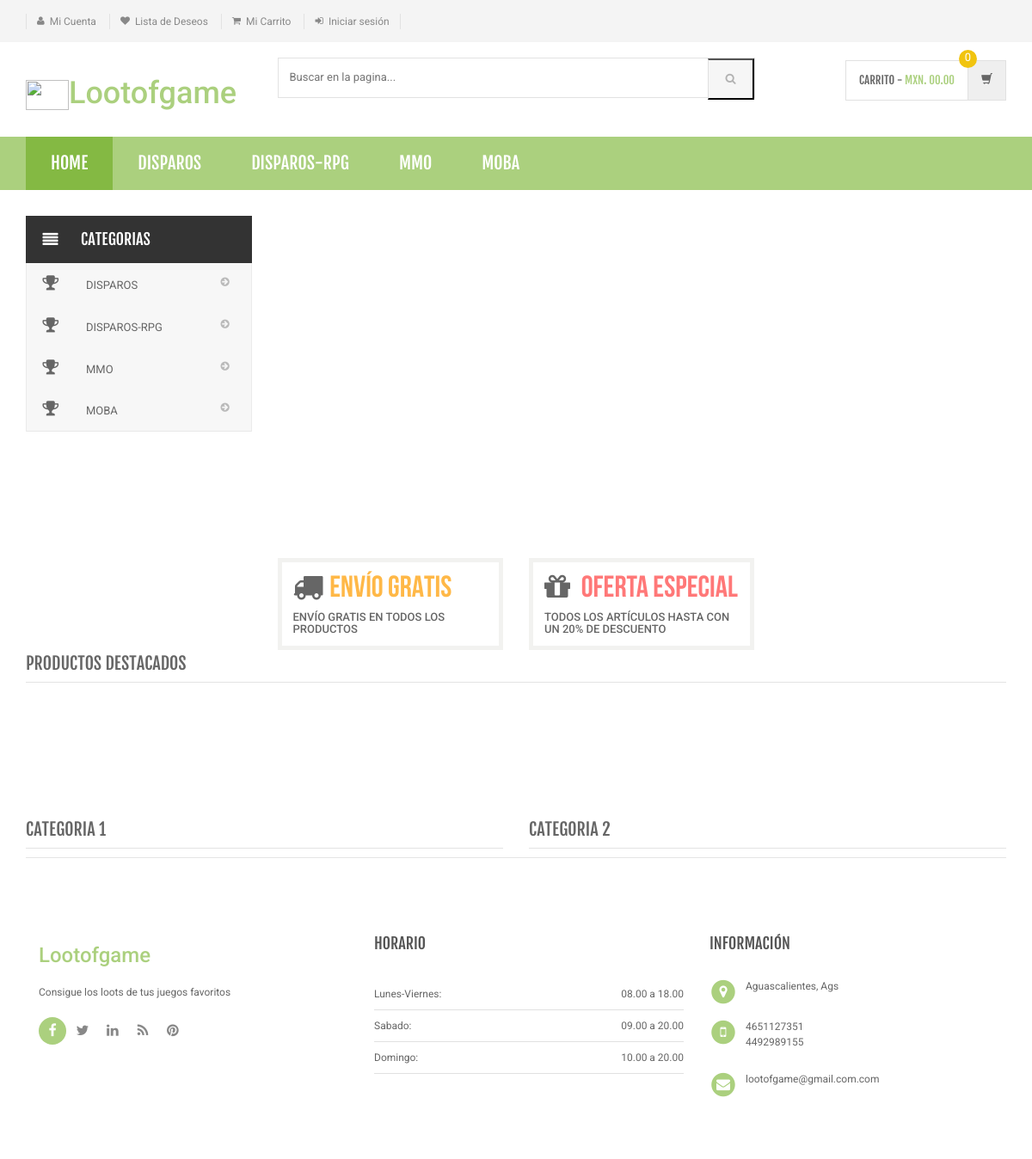
The page / on the database its author committed.
### tables this page shows
CREATE TABLE `categoria` (
  `id` int(11) NOT NULL,
  `categoryName` varchar(255) DEFAULT NULL,
  `categoryDescription` longtext DEFAULT NULL,
  `creationDate` timestamp NOT NULL DEFAULT current_timestamp(),
  `updationDate` varchar(255) DEFAULT NULL
);

### index.php (the view, shortened to what this page needs)
<?php
include('includes/config.php');
?>
<!DOCTYPE html>
<html lang="es">
	<head>
	    <link rel="stylesheet" href="assets/css/bootstrap.min.css">
	    <link rel="stylesheet" href="assets/css/main.css">
	    <link rel="stylesheet" href="assets/css/green.css">
	    <link rel="stylesheet" href="assets/css/owl.carousel.css">
		<link rel="stylesheet" href="assets/css/owl.transitions.css">
		<link href="assets/css/lightbox.css" rel="stylesheet">
		<link rel="stylesheet" href="assets/css/animate.min.css">
		<link rel="stylesheet" href="assets/css/rateit.css">
		<link rel="stylesheet" href="assets/css/bootstrap-select.min.css">
		<link rel="stylesheet" href="assets/css/config.css">
		<link href="assets/css/green.css" rel="alternate stylesheet" title="Green color">
		<link href="assets/css/blue.css" rel="alternate stylesheet" title="Blue color">
		<link href="assets/css/red.css" rel="alternate stylesheet" title="Red color">
		<link href="assets/css/orange.css" rel="alternate stylesheet" title="Orange color">
		<link href="assets/css/dark-green.css" rel="alternate stylesheet" title="Darkgreen color">
		<link rel="stylesheet" href="assets/css/font-awesome.min.css">
	</head>
    <body class="cnt-home">
<header class="header-style-1">
<?php include('includes/top-header.php');?>
<?php include('includes/main-header.php');?>
<?php include('includes/menu-bar.php');?>
</header>
<div class="body-content outer-top-xs" id="top-banner-and-menu">
	<div class="container">
		<div class="furniture-container homepage-container">
		<div class="row">
			<div class="col-xs-12 col-sm-12 col-md-3 sidebar">
	<?php include('includes/side-menu.php');?>
			</div>
			<div class="col-xs-12 col-sm-12 col-md-9 homebanner-holder">
<div id="hero" class="homepage-slider3">
</div>
<div class="info-boxes wow fadeInUp">
	<div class="info-boxes-inner">
		<div class="row">
			<div class="hidden-md col-sm-4 col-lg-4">
				<div class="info-box">
					<div class="row">
						<div class="col-xs-2">
							<i class="icon fa fa-truck"></i>
						</div>
						<div class="col-xs-10">
							<h4 class="info-box-heading orange">ENVÍO GRATIS</h4>
						</div>
					</div>
					<h6 class="text">envío gratis en todos los productos</h6>
				</div>
			</div>
			<div class="col-md-6 col-sm-4 col-lg-4">
				<div class="info-box">
					<div class="row">
						<div class="col-xs-2">
							<i class="icon fa fa-gift"></i>
						</div>
						<div class="col-xs-10">
							<h4 class="info-box-heading red">Oferta especial</h4>
						</div>
					</div>
					<h6 class="text">Todos los artículos hasta con un 20% de descuento </h6>
				</div>
			</div>
		</div>
	</div>
</div>
			</div>
		</div>
		<div id="product-tabs-slider" class="scroll-tabs inner-bottom-vs  wow fadeInUp">
			<div class="more-info-tab clearfix">
			   <h3 class="new-product-title pull-left">PRODUCTOS DESTACADOS</h3>
			</div>
		</div>
			<div class="sections prod-slider-small outer-top-small">
				<div class="row">
					<div class="col-md-6">
	                   <section class="section">
	                   	<h3 class="section-title">Categoria 1</h3>
	                   </section>
					</div>
					<div class="col-md-6">
						<section class="section">
							<h3 class="section-title">Categoria 2</h3>
	                   </section>
					</div>
				</div>
			</div>
<?php include('includes/footer.php');?>
</body>
</html>

### includes/menu-bar.php (shortened to what this page needs)
<div class="header-nav animate-dropdown">
    <div class="container">
        <div class="yamm navbar navbar-default" role="navigation">
            <div class="nav-bg-class">
                <div class="navbar-collapse collapse" id="mc-horizontal-menu-collapse">
	<div class="nav-outer">
		<ul class="nav navbar-nav">
			<li class="active dropdown yamm-fw">
				<a href="index.php" data-hover="dropdown" class="dropdown-toggle">Home</a>
			</li>
              <?php $sql=mysqli_query($con,"select id,categoryName  from categoria limit 6");
while($row=mysqli_fetch_array($sql))
{
    ?>
			<li class="dropdown yamm">
				<a href="category.php?cid=<?php echo $row['id'];?>"> <?php echo $row['categoryName'];?></a>
			</li>
			<?php } ?>
		</ul>
		<div class="clearfix"></div>
	</div>
</div>
            </div>
        </div>
    </div>
</div>

### includes/side-menu.php
<div class="side-menu animate-dropdown outer-bottom-xs">
    <div class="head"><i class="icon fa fa-align-justify fa-fw"></i> Categorias</div>
    <nav class="yamm megamenu-horizontal" role="navigation">
        <ul class="nav">
            <li class="dropdown menu-item">
              <?php $sql=mysqli_query($con,"select id,categoryName  from categoria");
while($row=mysqli_fetch_array($sql))
{
    ?>
                <a href="category.php?cid=<?php echo $row['id'];?>" class="dropdown-toggle"><i class="icon fa fa-trophy fa-fw"></i>
                <?php echo $row['categoryName'];?></a>
                <?php }?>
</li>
</ul>
    </nav>
</div>

### assets/css/green.css (style rules this page uses)
a { color: #abd07e; }
.header-style-1 .header-nav { background: #abd07e; }
.cnt-home .header-style-1 .header-nav .navbar .navbar-nav > li.active { background: #84b943; }

### assets/css/lightbox.css (style rules this page uses)
body:after { content: url(../images/close.png) url(../images/loading.gif) url(../images/prev.png) url(../images/next.png); display: none; }

### assets/css/blue.css (style rules this page uses)
a { color: #3498db; }
.header-style-1 .header-nav { background: #3498db; }
.cnt-home .header-style-1 .header-nav .navbar .navbar-nav > li.active { background: #1d6ca1; }

### assets/css/red.css (style rules this page uses)
a { color: #ff6c6c; }
.header-style-1 .header-nav { background: #ff6c6c; }
.cnt-home .header-style-1 .header-nav .navbar .navbar-nav > li.active { background: #ff1a1a; }

### assets/css/orange.css (style rules this page uses)
a { color: #f39c12; }
.header-style-1 .header-nav { background: #f39c12; }
.cnt-home .header-style-1 .header-nav .navbar .navbar-nav > li.active { background: #ab6c09; }

### assets/css/dark-green.css (style rules this page uses)
a { color: #12cca7; }
.header-style-1 .header-nav { background: #12cca7; }
.cnt-home .header-style-1 .header-nav .navbar .navbar-nav > li.active { background: #0b816a; }

### rows shown on the page
categoria: categoryName "DISPAROS"
categoria: categoryName "DISPAROS-RPG"
categoria: categoryName "MMO"
categoria: categoryName "MOBA"
